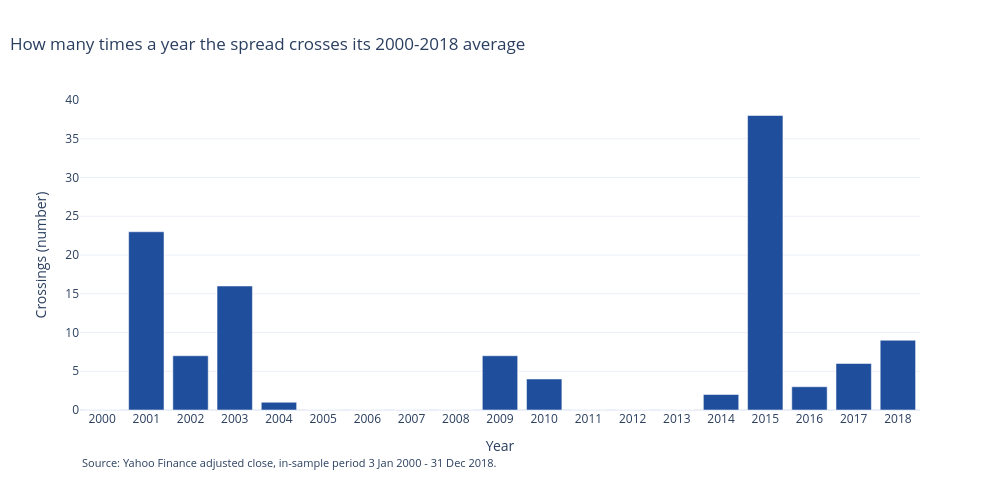

The cell this chart's notebook holds for it:
### Markdown cell above
## Appendix: supporting details

**A.1 Crossings of the in-sample average, year by year** (the brief's basic check).

### Code cell
fig = go.Figure(go.Bar(x=crossings.index, y=crossings, marker_color="#1f4e9c", name="crossings"))
finish_figure(
    fig,
    "How many times a year the spread crosses its 2000-2018 average",
    "Year",
    "Crossings (number)",
    SOURCE_IS,
)
fig.update_xaxes(dtick=1)
save_figure(fig, "02_mean_crossings", figures_dir)
fig.show()

### Figure 1 — Plotly figure (JSON) as saved in the notebook; plotly's stock layout.template omitted (floating-point values rounded to 4 significant figures)
{"data": [{"marker": {"color": "#1f4e9c"}, "name": "crossings", "type": "bar", "x": [2000, 2001, 2002, 2003, 2004, 2005, 2006, 2007, 2008, 2009, 2010, 2011, 2012, 2013, 2014, 2015, 2016, 2017, 2018], "y": [0, 23, 7, 16, 1, 0, 0, 0, 0, 7, 4, 0, 0, 0, 2, 38, 3, 6, 9]}], "layout": {"annotations": [{"font": {"size": 11}, "showarrow": false, "text": "Source: Yahoo Finance adjusted close, in-sample period 3 Jan 2000 - 31 Dec 2018.", "x": 0, "xref": "paper", "y": -0.2, "yref": "paper"}], "height": 500, "legend": {"orientation": "h", "x": 0.01, "y": 1.02, "yanchor": "bottom"}, "margin": {"b": 90}, "title": {"text": "How many times a year the spread crosses its 2000-2018 average", "x": 0.01}, "width": 1000, "xaxis": {"dtick": 1, "title": {"text": "Year"}}, "yaxis": {"title": {"text": "Crossings (number)"}}}}
